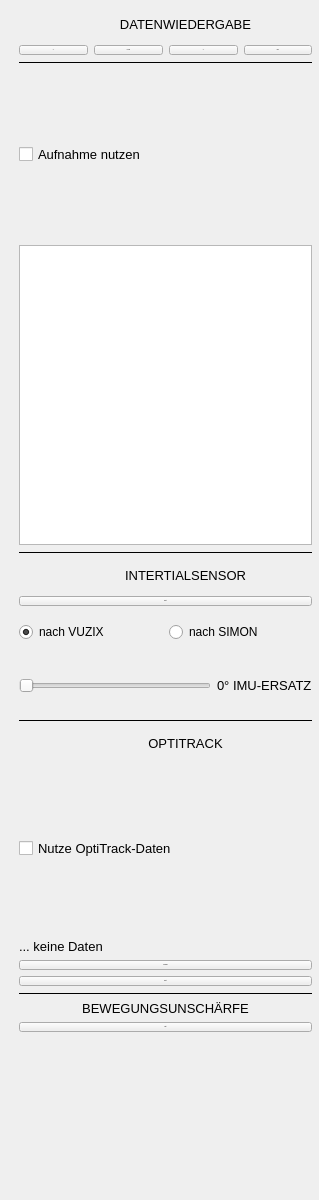
      <widget class="QWidget" name="_scrollAreaWidgetContents2">
       <property name="geometry">
        <rect>
         <x>0</x>
         <y>0</y>
         <width>319</width>
         <height>1200</height>
        </rect>
       </property>
       <property name="sizePolicy">
        <sizepolicy hsizetype="Preferred" vsizetype="Preferred">
         <horstretch>0</horstretch>
         <verstretch>0</verstretch>
        </sizepolicy>
       </property>
       <property name="minimumSize">
        <size>
         <width>0</width>
         <height>1200</height>
        </size>
       </property>
       <widget class="QFrame" name="verticalFrame">
        <property name="geometry">
         <rect>
          <x>10</x>
          <y>0</y>
          <width>311</width>
          <height>1041</height>
         </rect>
        </property>
        <layout class="QVBoxLayout" name="verticalLayout_3">
         <item>
          <layout class="QHBoxLayout" name="horizontalLayout_13">
           <property name="spacing">
            <number>10</number>
           </property>
           <property name="topMargin">
            <number>0</number>
           </property>
           <item>
            <widget class="QLabel" name="_lEyeCorrection_2">
             <property name="sizePolicy">
              <sizepolicy hsizetype="Expanding" vsizetype="Expanding">
               <horstretch>0</horstretch>
               <verstretch>0</verstretch>
              </sizepolicy>
             </property>
             <property name="minimumSize">
              <size>
               <width>10</width>
               <height>10</height>
              </size>
             </property>
             <property name="maximumSize">
              <size>
               <width>30</width>
               <height>30</height>
              </size>
             </property>
             <property name="font">
              <font>
               <family>Segoe UI</family>
               <pointsize>10</pointsize>
              </font>
             </property>
             <property name="text">
              <string/>
             </property>
             <property name="pixmap">
              <pixmap resource="darv.qrc">:/DARV/Resources/Skin/iconCapture.png</pixmap>
             </property>
             <property name="scaledContents">
              <bool>true</bool>
             </property>
            </widget>
           </item>
           <item>
            <widget class="QLabel" name="_lData">
             <property name="font">
              <font>
               <family>Segoe UI</family>
               <pointsize>10</pointsize>
              </font>
             </property>
             <property name="mouseTracking">
              <bool>true</bool>
             </property>
             <property name="text">
              <string>DATENWIEDERGABE</string>
             </property>
             <property name="alignment">
              <set>Qt::AlignCenter</set>
             </property>
            </widget>
           </item>
          </layout>
         </item>
         <item>
          <layout class="QHBoxLayout" name="horizontalLayout_11">
           <item>
            <widget class="QPushButton" name="_pBData_3">
             <property name="font">
              <font>
               <pointsize>-1</pointsize>
              </font>
             </property>
             <property name="text">
              <string>&lt;&lt;</string>
             </property>
            </widget>
           </item>
           <item>
            <widget class="QPushButton" name="_pBPause">
             <property name="font">
              <font>
               <pointsize>-1</pointsize>
              </font>
             </property>
             <property name="text">
              <string>PAUSE</string>
             </property>
            </widget>
           </item>
           <item>
            <widget class="QPushButton" name="_pBData_4">
             <property name="font">
              <font>
               <pointsize>-1</pointsize>
              </font>
             </property>
             <property name="text">
              <string>&gt;&gt;</string>
             </property>
            </widget>
           </item>
           <item>
            <widget class="QPushButton" name="_pBData">
             <property name="font">
              <font>
               <pointsize>-1</pointsize>
              </font>
             </property>
             <property name="text">
              <string>REC</string>
             </property>
            </widget>
           </item>
          </layout>
         </item>
         <item>
          <widget class="Line" name="line_8">
           <property name="font">
            <font>
             <family>Segoe UI</family>
            </font>
           </property>
           <property name="frameShadow">
            <enum>QFrame::Plain</enum>
           </property>
           <property name="lineWidth">
            <number>1</number>
           </property>
           <property name="midLineWidth">
            <number>0</number>
           </property>
           <property name="orientation">
            <enum>Qt::Horizontal</enum>
           </property>
          </widget>
         </item>
         <item>
          <widget class="QCheckBox" name="_cbUseRecords">
           <property name="sizePolicy">
            <sizepolicy hsizetype="Minimum" vsizetype="Expanding">
             <horstretch>0</horstretch>
             <verstretch>0</verstretch>
            </sizepolicy>
           </property>
           <property name="minimumSize">
            <size>
             <width>0</width>
             <height>0</height>
            </size>
           </property>
           <property name="font">
            <font>
             <family>Segoe UI</family>
             <pointsize>10</pointsize>
            </font>
           </property>
           <property name="text">
            <string>Aufnahme nutzen</string>
           </property>
           <property name="checked">
            <bool>false</bool>
           </property>
          </widget>
         </item>
         <item>
          <widget class="QListWidget" name="_listRecords">
           <property name="sizePolicy">
            <sizepolicy hsizetype="Expanding" vsizetype="Expanding">
             <horstretch>0</horstretch>
             <verstretch>1</verstretch>
            </sizepolicy>
           </property>
           <property name="minimumSize">
            <size>
             <width>0</width>
             <height>150</height>
            </size>
           </property>
           <property name="maximumSize">
            <size>
             <width>16777215</width>
             <height>300</height>
            </size>
           </property>
           <property name="sizeIncrement">
            <size>
             <width>0</width>
             <height>0</height>
            </size>
           </property>
           <property name="baseSize">
            <size>
             <width>0</width>
             <height>0</height>
            </size>
           </property>
           <property name="font">
            <font>
             <family>Segoe UI</family>
            </font>
           </property>
           <property name="sortingEnabled">
            <bool>true</bool>
           </property>
          </widget>
         </item>
         <item>
          <widget class="Line" name="line_2">
           <property name="font">
            <font>
             <family>Segoe UI</family>
            </font>
           </property>
           <property name="frameShadow">
            <enum>QFrame::Plain</enum>
           </property>
           <property name="orientation">
            <enum>Qt::Horizontal</enum>
           </property>
          </widget>
         </item>
         <item>
          <layout class="QHBoxLayout" name="horizontalLayout_15">
           <property name="spacing">
            <number>10</number>
           </property>
           <property name="topMargin">
            <number>0</number>
           </property>
           <item>
            <widget class="QLabel" name="_lEyeCorrection_4">
             <property name="sizePolicy">
              <sizepolicy hsizetype="Expanding" vsizetype="Expanding">
               <horstretch>0</horstretch>
               <verstretch>0</verstretch>
              </sizepolicy>
             </property>
             <property name="minimumSize">
              <size>
               <width>10</width>
               <height>10</height>
              </size>
             </property>
             <property name="maximumSize">
              <size>
               <width>30</width>
               <height>30</height>
              </size>
             </property>
             <property name="font">
              <font>
               <family>Segoe UI</family>
               <pointsize>10</pointsize>
              </font>
             </property>
             <property name="text">
              <string/>
             </property>
             <property name="pixmap">
              <pixmap resource="darv.qrc">:/DARV/Resources/Skin/iconIMUSetting.png</pixmap>
             </property>
             <property name="scaledContents">
              <bool>true</bool>
             </property>
            </widget>
           </item>
           <item>
            <widget class="QLabel" name="_lIMU">
             <property name="font">
              <font>
               <family>Segoe UI</family>
               <pointsize>10</pointsize>
              </font>
             </property>
             <property name="text">
              <string>INTERTIALSENSOR</string>
             </property>
             <property name="alignment">
              <set>Qt::AlignCenter</set>
             </property>
            </widget>
           </item>
          </layout>
         </item>
         <item>
          <widget class="QPushButton" name="_pBResetRot">
           <property name="font">
            <font>
             <pointsize>-1</pointsize>
            </font>
           </property>
           <property name="text">
            <string>Reset</string>
           </property>
          </widget>
         </item>
         <item>
          <layout class="QHBoxLayout" name="horizontalLayout_9">
           <property name="topMargin">
            <number>10</number>
           </property>
           <property name="bottomMargin">
            <number>10</number>
           </property>
           <item>
            <widget class="QRadioButton" name="_rButtonVUZIX">
             <property name="font">
              <font>
               <family>Segoe UI</family>
               <pointsize>9</pointsize>
              </font>
             </property>
             <property name="text">
              <string>nach VUZIX</string>
             </property>
             <property name="checked">
              <bool>true</bool>
             </property>
             <attribute name="buttonGroup">
              <string notr="true">_bgIMUTracking</string>
             </attribute>
            </widget>
           </item>
           <item>
            <widget class="QRadioButton" name="_rButtonSIMON">
             <property name="font">
              <font>
               <family>Segoe UI</family>
               <pointsize>9</pointsize>
              </font>
             </property>
             <property name="text">
              <string>nach SIMON</string>
             </property>
             <attribute name="buttonGroup">
              <string notr="true">_bgIMUTracking</string>
             </attribute>
            </widget>
           </item>
          </layout>
         </item>
         <item>
          <layout class="QHBoxLayout" name="horizontalLayout_8">
           <property name="topMargin">
            <number>20</number>
           </property>
           <property name="bottomMargin">
            <number>20</number>
           </property>
           <item>
            <widget class="QSlider" name="_hSInterpol">
             <property name="font">
              <font>
               <family>Segoe UI</family>
              </font>
             </property>
             <property name="maximum">
              <number>360</number>
             </property>
             <property name="orientation">
              <enum>Qt::Horizontal</enum>
             </property>
            </widget>
           </item>
           <item>
            <widget class="QLabel" name="_lInterpol">
             <property name="font">
              <font>
               <family>Segoe UI</family>
               <pointsize>10</pointsize>
              </font>
             </property>
             <property name="text">
              <string>0° IMU-ERSATZ</string>
             </property>
            </widget>
           </item>
          </layout>
         </item>
         <item>
          <widget class="Line" name="line_7">
           <property name="font">
            <font>
             <family>Segoe UI</family>
            </font>
           </property>
           <property name="frameShadow">
            <enum>QFrame::Plain</enum>
           </property>
           <property name="orientation">
            <enum>Qt::Horizontal</enum>
           </property>
          </widget>
         </item>
         <item>
          <layout class="QHBoxLayout" name="horizontalLayout_14">
           <property name="spacing">
            <number>10</number>
           </property>
           <property name="topMargin">
            <number>0</number>
           </property>
           <item>
            <widget class="QLabel" name="_lEyeCorrection_3">
             <property name="sizePolicy">
              <sizepolicy hsizetype="Expanding" vsizetype="Expanding">
               <horstretch>0</horstretch>
               <verstretch>0</verstretch>
              </sizepolicy>
             </property>
             <property name="minimumSize">
              <size>
               <width>10</width>
               <height>10</height>
              </size>
             </property>
             <property name="maximumSize">
              <size>
               <width>30</width>
               <height>30</height>
              </size>
             </property>
             <property name="font">
              <font>
               <family>Segoe UI</family>
               <pointsize>10</pointsize>
              </font>
             </property>
             <property name="text">
              <string/>
             </property>
             <property name="pixmap">
              <pixmap resource="darv.qrc">:/DARV/Resources/Skin/iconOptiSetting.png</pixmap>
             </property>
             <property name="scaledContents">
              <bool>true</bool>
             </property>
            </widget>
           </item>
           <item>
            <widget class="QLabel" name="label">
             <property name="font">
              <font>
               <family>Segoe UI</family>
               <pointsize>10</pointsize>
              </font>
             </property>
             <property name="text">
              <string>OPTITRACK</string>
             </property>
             <property name="alignment">
              <set>Qt::AlignCenter</set>
             </property>
            </widget>
           </item>
          </layout>
         </item>
         <item>
          <widget class="QCheckBox" name="_cbUseRefData">
           <property name="sizePolicy">
            <sizepolicy hsizetype="Minimum" vsizetype="Expanding">
             <horstretch>0</horstretch>
             <verstretch>0</verstretch>
            </sizepolicy>
           </property>
           <property name="font">
            <font>
             <family>Segoe UI</family>
             <pointsize>10</pointsize>
            </font>
           </property>
           <property name="text">
            <string>Nutze OptiTrack-Daten</string>
           </property>
           <property name="checked">
            <bool>false</bool>
           </property>
          </widget>
         </item>
         <item>
          <widget class="QLabel" name="_lRefData">
           <property name="font">
            <font>
             <family>Segoe UI</family>
             <pointsize>10</pointsize>
            </font>
           </property>
           <property name="text">
            <string>... keine Daten</string>
           </property>
          </widget>
         </item>
         <item>
          <widget class="QPushButton" name="_pBConnect">
           <property name="font">
            <font>
             <pointsize>-1</pointsize>
            </font>
           </property>
           <property name="text">
            <string>Verbinden</string>
           </property>
          </widget>
         </item>
         <item>
          <widget class="QPushButton" name="_pBResetRef">
           <property name="font">
            <font>
             <pointsize>-1</pointsize>
            </font>
           </property>
           <property name="text">
            <string>Reset</string>
           </property>
          </widget>
         </item>
         <item>
          <widget class="Line" name="line_4">
           <property name="baseSize">
            <size>
             <width>0</width>
             <height>0</height>
            </size>
           </property>
           <property name="font">
            <font>
             <family>Segoe UI</family>
            </font>
           </property>
           <property name="frameShadow">
            <enum>QFrame::Plain</enum>
           </property>
           <property name="orientation">
            <enum>Qt::Horizontal</enum>
           </property>
          </widget>
         </item>
         <item>
          <widget class="QLabel" name="_lBlur">
           <property name="font">
            <font>
             <family>Segoe UI</family>
             <pointsize>10</pointsize>
            </font>
           </property>
           <property name="mouseTracking">
            <bool>true</bool>
           </property>
           <property name="text">
            <string>BEWEGUNGSUNSCHÄRFE</string>
           </property>
           <property name="alignment">
            <set>Qt::AlignCenter</set>
           </property>
           <property name="margin">
            <number>10</number>
           </property>
          </widget>
         </item>
         <item>
          <widget class="QPushButton" name="_pBBlur">
           <property name="font">
            <font>
             <pointsize>-1</pointsize>
            </font>
           </property>
           <property name="text">
            <string>Start</string>
           </property>
           <property name="checkable">
            <bool>true</bool>
           </property>
           <property name="flat">
            <bool>false</bool>
           </property>
          </widget>
         </item>
        </layout>
       </widget>
      </widget>
